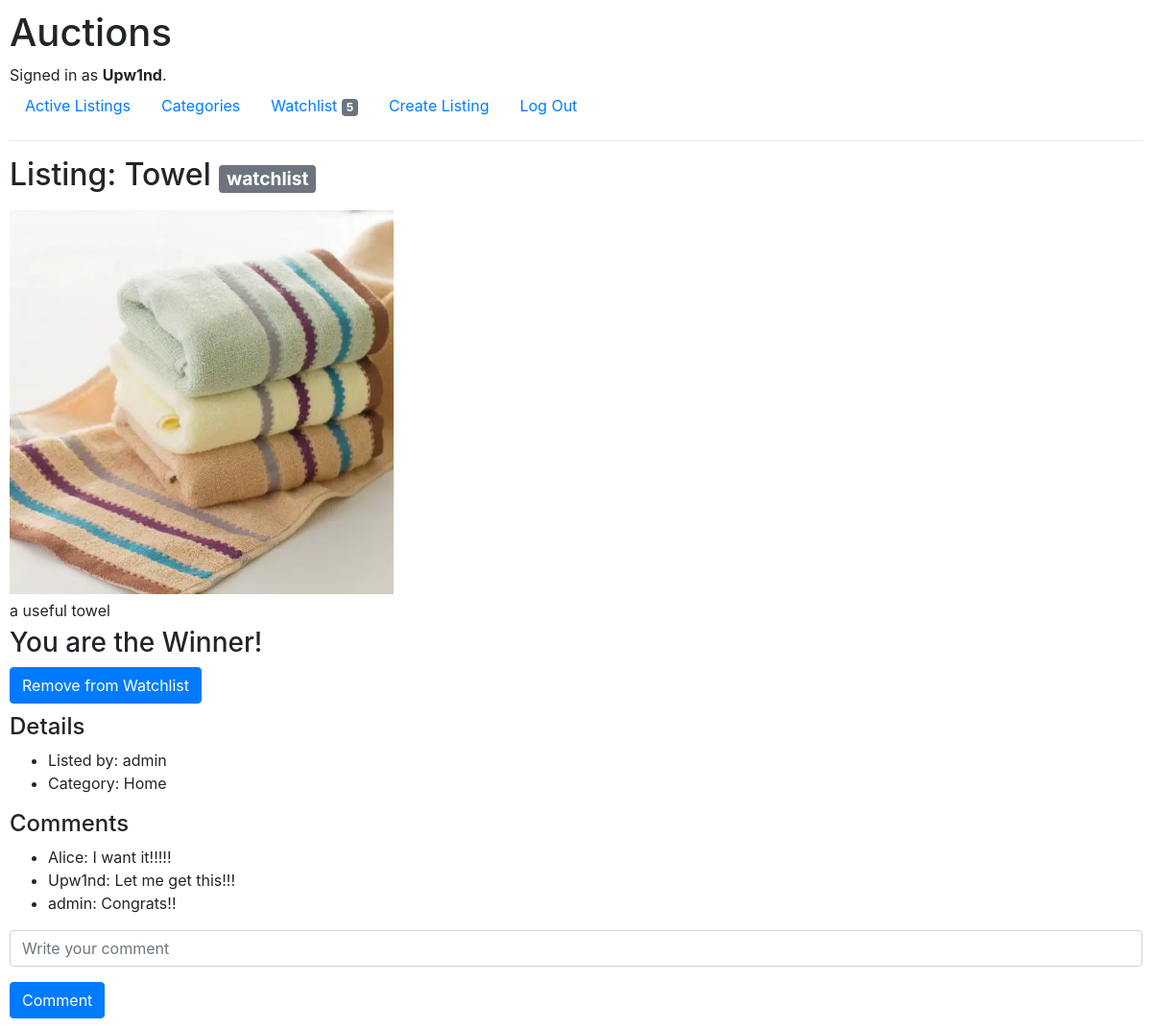
The app's page /listing/1 (signed in) with its own data.
### auctions/models.py (models this page shows)
class User(AbstractUser):
    pass

class Listing(models.Model):
    CATEGORY_CHOICES = [
        ('FS', 'Fashion'),
        ('TY', 'Toys'),
        ('ET', 'Electronics'),
        ('HM', 'Home')
    ]
    title = models.CharField(max_length=64)
    description = models.CharField(max_length=128)
    startingBid = models.DecimalField(max_digits=8, decimal_places=2)
    currentPrice = models.DecimalField(max_digits=8, decimal_places=2, blank=True)
    image = models.ImageField(upload_to='static', blank=True)
    category = models.CharField(max_length=2, blank=True, choices=CATEGORY_CHOICES)
    listedBy = models.ForeignKey(User, on_delete=models.CASCADE, related_name='creater')
    winner = models.ForeignKey(User, blank=True, null=True, on_delete=models.CASCADE, related_name='winner')
    isActive = models.BooleanField()

class Comments(models.Model):
    comment = models.CharField(max_length=128)
    commenter = models.ForeignKey(User, on_delete=models.CASCADE)
    item = models.ForeignKey(Listing, on_delete=models.CASCADE)

### auctions/views.py (the view)
# urls.py: path("listing/<int:listId>", views.listing, name="listing"),
@login_required(login_url='/login')
def listing(request, listId):
    item = Listing.objects.get(pk=listId)
    bidConut = item.biding_set.count()
    bidList = item.biding_set.all()
    commentList = item.comments_set.all()
    user = get_user(request)
    creater=False
    watched=False
    if item.listedBy == user:
        creater=True
    if user.watch.list.contains(item):
        watched=True
    watchCount = user.watch.list.count()
    context = {
        "item": item,
        "watched": watched,
        "watchCount": watchCount,
        "creater": creater,
        "bidCount": bidConut,
        "bids": bidList,
        "comments": commentList
    }
    return render(request, "auctions/listing.html", context)

### auctions/templates/auctions/listing.html (shortened to what this page needs)
{% extends "auctions/layout.html" %}
{% block body %}
    <h2>Listing: {{ item.title }}
        {% if watched %}
            <small><span class='badge badge-secondary'>watchlist</span></small>
        {% endif %}
    </h2>
    {% if item.image %}
        <img src="{{ item.image.url }}" style="max-height:400px; margin-top: 10px;">
    {% endif %}
    <div class="text-body" style="margin-top: 5px;">{{ item.description }}</div>
    {% if item.isActive %}
        <h3 style="margin-top: 5px;">&yen;{{ item.currentPrice }}</h3>
        <div class="text-body">
            {% if bidCount %}
                {{ bidCount }} bid(s) so far.
            {% else %}
                No bid yet. This is the starting bid.
            {% endif %}
        </div>
        {% if user == item.listedBy %}
            <form action="{% url 'close' item.id %}" method="POST">
                {% csrf_token %}
                <input type="hidden" name="close" value="yes">
                <input class="btn btn-danger" type="submit" value="Close">
            </form>
        {% else %}
            <form action="{% url 'bid' item.id %}" method="POST">
                {% csrf_token %}
                <div class="form-group">
                    <input class="form-control" type="text" name="bid" placeholder="bid">
                </div>
                <input class="btn btn-primary" type="submit" value="Place bid">
            </form>
        {% endif %}
    {% else %}
        {% if user == item.winner %}
            {% if user == item.listedBy %}
                <h3 style="margin-top: 5px;">You closed the Bidding!</h3>
            {% else %}
                <h3 style="margin-top: 5px;">You are the Winner!</h3>
            {% endif %}
        {% else %}
            <h3 style="margin-top: 5px;">Winner: {{ item.winner }}</h3>
        {% endif %}
    {% endif %}
    {% if watched %}
        <form action="{% url 'watch' item.id %}" method="POST" style="margin-top: 5px;">
            <input class="btn btn-primary" type="submit" value="Remove from Watchlist">
        </form>
    {% endif %}
    <h4 style="margin-top: 10px;">Details</h4>
    <ul>
        <li>Listed by: {{ item.listedBy.username }}</li>
        <li>Category: {{ item.get_category_display }}</li>
    </ul>
    <h4 style="margin-top: 10px;">Comments</h4>
    <ul>
        {% if comments %}
            {% for comment in comments %}
                <li>{{ comment.commenter.username }}: {{ comment.comment }}</li>
            {% endfor %}
        {% else %}
            <li>No comments yet.</li>
        {% endif %}
    </ul>
    <form action="{% url 'comment' item.id %}" method="POST">
        <div class="form-group">
            <input class="form-control" type="text" name="comment" placeholder="Write your comment">
        </div>
        <input class="btn btn-primary" type="submit" value="Comment">
    </form>
{% endblock %}

### auctions/templates/auctions/layout.html (shortened to what this page needs)
{% load static %}
<!DOCTYPE html>
<html lang="en">
    <head>
        <link rel="stylesheet" href="https://stackpath.bootstrapcdn.com/bootstrap/4.4.1/css/bootstrap.min.css">
        <link href="{% static 'auctions/styles.css' %}" rel="stylesheet">
    </head>
    <body>
        <h1>Auctions</h1>
        <div>
            {% if user.is_authenticated %}
                Signed in as <strong>{{ user.username }}</strong>.
            {% else %}
                Not signed in.
            {% endif %}
        </div>
        <ul class="nav">
            <li class="nav-item">
                <a class="nav-link" href="{% url 'index' %}">Active Listings</a>
            </li>
            <li class="nav-item">
                <a class="nav-link" href="{% url 'categories' %}">Categories</a>
            </li>
            {% if user.is_authenticated %}
                <li class="nav-item">
                    <a class="nav-link" href="{% url 'watchlist' %}">Watchlist <span class='badge badge-secondary'>{{ watchCount }}</span></a>
                </li>
                <li class="nav-item">
                    <a class="nav-link" href="{% url 'create' %}">Create Listing</a>
                </li>
                <li class="nav-item">
                    <a class="nav-link" href="{% url 'logout' %}">Log Out</a>
                </li>
            {% endif %}
        </ul>
        <hr>
        {% block body %}
        {% endblock %}
    </body>
</html>

### auctions/static/auctions/styles.css (style rules this page uses)
body { padding: 10px; }

### records on screen
User: username "Upw1nd"
Listing: title "Towel", image (picture), description "a useful towel", listedBy.username "admin", category "Home"
Comments: commenter.username "Alice", comment "I want it!!!!!"
Comments: commenter.username "Upw1nd", comment "Let me get this!!!"
Comments: commenter.username "admin", comment "Congrats!!"

### other values on screen
{{ watchCount }} "5"
